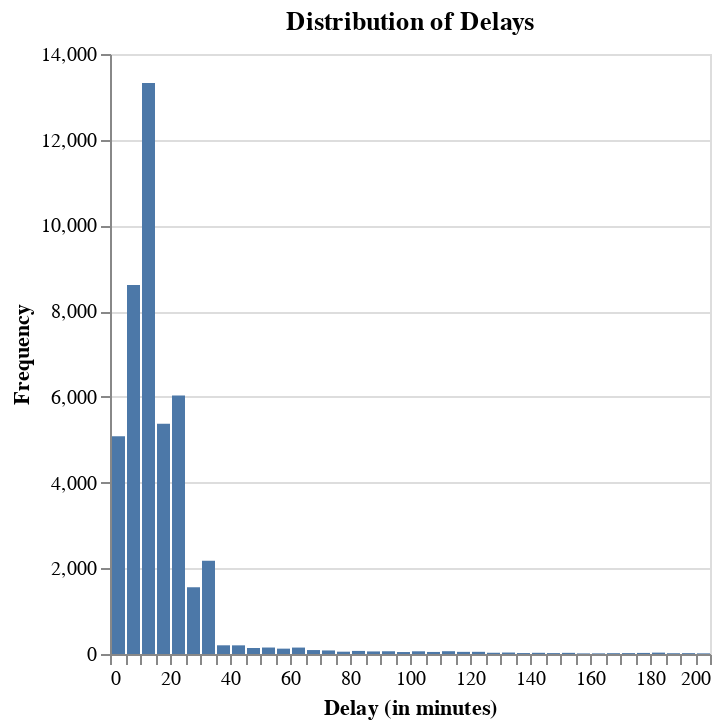

Notebook code for this chart:
### Markdown cell above
Now it's the fun part: visualizations!
Let's look at how the delays are distributed in this data

### Code cell
# Filter data
ttc_filtered = ttc_clean[ttc_clean['Min Delay'] < 200]

# Creating histogram
delay_dist = alt.Chart(ttc_filtered).mark_bar().encode(
    alt.X('Min Delay:Q', bin=alt.Bin(maxbins=50), title='Delay (in minutes)'),
    alt.Y('count()', title='Frequency')
).properties(
    title='Distribution of Delays',
)

# Display
delay_dist

### Figure 1 — Vega specification as saved in the notebook (floating-point values rounded to 4 significant figures)
{"$schema": "https://vega.github.io/schema/vega/v5.json", "data": [{"name": "source_0", "values": [{"__count": 13321, "bin_maxbins_50_Min Delay": 10.0, "bin_maxbins_50_Min Delay_end": 15.0}, {"__count": 6033, "bin_maxbins_50_Min Delay": 20.0, "bin_maxbins_50_Min Delay_end": 25.0}, {"__count": 5080, "bin_maxbins_50_Min Delay": 0.0, "bin_maxbins_50_Min Delay_end": 5.0}, {"__count": 8611, "bin_maxbins_50_Min Delay": 5.0, "bin_maxbins_50_Min Delay_end": 10.0}, {"__count": 2175, "bin_maxbins_50_Min Delay": 30.0, "bin_maxbins_50_Min Delay_end": 35.0}, {"__count": 1560, "bin_maxbins_50_Min Delay": 25.0, "bin_maxbins_50_Min Delay_end": 30.0}, {"__count": 5370, "bin_maxbins_50_Min Delay": 15.0, "bin_maxbins_50_Min Delay_end": 20.0}, {"__count": 125, "bin_maxbins_50_Min Delay": 55.0, "bin_maxbins_50_Min Delay_end": 60.0}, {"__count": 151, "bin_maxbins_50_Min Delay": 50.0, "bin_maxbins_50_Min Delay_end": 55.0}, {"__count": 140, "bin_maxbins_50_Min Delay": 45.0, "bin_maxbins_50_Min Delay_end": 50.0}, {"__count": 28, "bin_maxbins_50_Min Delay": 140.0, "bin_maxbins_50_Min Delay_end": 145.0}, {"__count": 64, "bin_maxbins_50_Min Delay": 90.0, "bin_maxbins_50_Min Delay_end": 95.0}, {"__count": 150, "bin_maxbins_50_Min Delay": 60.0, "bin_maxbins_50_Min Delay_end": 65.0}, {"__count": 54, "bin_maxbins_50_Min Delay": 75.0, "bin_maxbins_50_Min Delay_end": 80.0}, {"__count": 72, "bin_maxbins_50_Min Delay": 80.0, "bin_maxbins_50_Min Delay_end": 85.0}, {"__count": 203, "bin_maxbins_50_Min Delay": 35.0, "bin_maxbins_50_Min Delay_end": 40.0}, {"__count": 32, "bin_maxbins_50_Min Delay": 180.0, "bin_maxbins_50_Min Delay_end": 185.0}, {"__count": 50, "bin_maxbins_50_Min Delay": 115.0, "bin_maxbins_50_Min Delay_end": 120.0}, {"__count": 18, "bin_maxbins_50_Min Delay": 185.0, "bin_maxbins_50_Min Delay_end": 190.0}, {"__count": 63, "bin_maxbins_50_Min Delay": 100.0, "bin_maxbins_50_Min Delay_end": 105.0}, {"__count": 48, "bin_maxbins_50_Min Delay": 105.0, "bin_maxbins_50_Min Delay_end": 110.0}, {"__count": 202, "bin_maxbins_50_Min Delay": 40.0, "bin_maxbins_50_Min Delay_end": 45.0}, {"__count": 65, "bin_maxbins_50_Min Delay": 110.0, "bin_maxbins_50_Min Delay_end": 115.0}, {"__count": 46, "bin_maxbins_50_Min Delay": 95.0, "bin_maxbins_50_Min Delay_end": 100.0}, {"__count": 83, "bin_maxbins_50_Min Delay": 70.0, "bin_maxbins_50_Min Delay_end": 75.0}, {"__count": 20, "bin_maxbins_50_Min Delay": 190.0, "bin_maxbins_50_Min Delay_end": 195.0}, {"__count": 51, "bin_maxbins_50_Min Delay": 120.0, "bin_maxbins_50_Min Delay_end": 125.0}, {"__count": 21, "bin_maxbins_50_Min Delay": 145.0, "bin_maxbins_50_Min Delay_end": 150.0}, {"__count": 60, "bin_maxbins_50_Min Delay": 85.0, "bin_maxbins_50_Min Delay_end": 90.0}, {"__count": 92, "bin_maxbins_50_Min Delay": 65.0, "bin_maxbins_50_Min Delay_end": 70.0}, {"__count": 34, "bin_maxbins_50_Min Delay": 130.0, "bin_maxbins_50_Min Delay_end": 135.0}, {"__count": 25, "bin_maxbins_50_Min Delay": 175.0, "bin_maxbins_50_Min Delay_end": 180.0}, {"__count": 15, "bin_maxbins_50_Min Delay": 160.0, "bin_maxbins_50_Min Delay_end": 165.0}, {"__count": 22, "bin_maxbins_50_Min Delay": 135.0, "bin_maxbins_50_Min Delay_end": 140.0}, {"__count": 27, "bin_maxbins_50_Min Delay": 150.0, "bin_maxbins_50_Min Delay_end": 155.0}, {"__count": 14, "bin_maxbins_50_Min Delay": 155.0, "bin_maxbins_50_Min Delay_end": 160.0}, {"__count": 15, "bin_maxbins_50_Min Delay": 195.0, "bin_maxbins_50_Min Delay_end": 200.0}, {"__count": 29, "bin_maxbins_50_Min Delay": 125.0, "bin_maxbins_50_Min Delay_end": 130.0}, {"__count": 19, "bin_maxbins_50_Min Delay": 165.0, "bin_maxbins_50_Min Delay_end": 170.0}, {"__count": 21, "bin_maxbins_50_Min Delay": 170.0, "bin_maxbins_50_Min Delay_end": 175.0}]}, {"name": "source_0_y_domain___count", "values": [{"min": 14, "max": 13321}]}], "signals": [{"name": "bin_maxbins_50_Min_Delay_bins", "value": {"fields": ["Min Delay"], "fname": "bin_Min Delay", "start": 0.0, "step": 5.0, "stop": 200.0}}], "marks": [{"type": "rect", "name": "marks", "from": {"data": "source_0"}, "encode": {"update": {"fill": {"value": "#4c78a8"}, "x2": {"field": "bin_maxbins_50_Min Delay", "scale": "x", "offset": {"signal": "0.5 + (abs(scale(\"x\", datum[\"bin_maxbins_50_Min Delay_end\"]) - scale(\"x\", datum[\"bin_maxbins_50_Min Delay\"])) < 0.25 ? -0.5 * (0.25 - (abs(scale(\"x\", datum[\"bin_maxbins_50_Min Delay_end\"]) - scale(\"x\", datum[\"bin_maxbins_50_Min Delay\"])))) : 0.5)"}}, "x": {"field": "bin_maxbins_50_Min Delay_end", "scale": "x", "offset": {"signal": "0.5 + (abs(scale(\"x\", datum[\"bin_maxbins_50_Min Delay_end\"]) - scale(\"x\", datum[\"bin_maxbins_50_Min Delay\"])) < 0.25 ? 0.5 * (0.25 - (abs(scale(\"x\", datum[\"bin_maxbins_50_Min Delay_end\"]) - scale(\"x\", datum[\"bin_maxbins_50_Min Delay\"])))) : -0.5)"}}, "y": {"field": "__count", "scale": "y"}, "y2": {"value": 0, "scale": "y"}}}, "style": ["bar"]}], "scales": [{"name": "x", "type": "linear", "domain": {"signal": "[bin_maxbins_50_Min_Delay_bins.start, bin_maxbins_50_Min_Delay_bins.stop]"}, "range": [0, {"signal": "width"}], "bins": {"signal": "bin_maxbins_50_Min_Delay_bins"}, "zero": false}, {"name": "y", "type": "linear", "domain": [{"signal": "(data(\"source_0_y_domain___count\")[0] || {}).min"}, {"signal": "(data(\"source_0_y_domain___count\")[0] || {}).max"}], "range": [{"signal": "height"}, 0], "nice": true, "zero": true}], "axes": [{"scale": "y", "maxExtent": 0, "ticks": false, "zindex": 0, "aria": false, "domain": false, "minExtent": 0, "grid": true, "gridScale": "x", "labels": false, "tickCount": {"signal": "ceil(height/40)"}, "orient": "left"}, {"scale": "x", "title": "Delay (in minutes)", "labelFlush": true, "zindex": 0, "labelOverlap": true, "orient": "bottom", "grid": false, "tickCount": {"signal": "ceil(width/10)"}}, {"scale": "y", "orient": "left", "labelOverlap": true, "grid": false, "title": "Frequency", "zindex": 0, "tickCount": {"signal": "ceil(height/40)"}}], "title": {"text": "Distribution of Delays", "frame": "group"}, "background": "white", "height": 300, "width": 300, "padding": 5, "style": "cell"}
